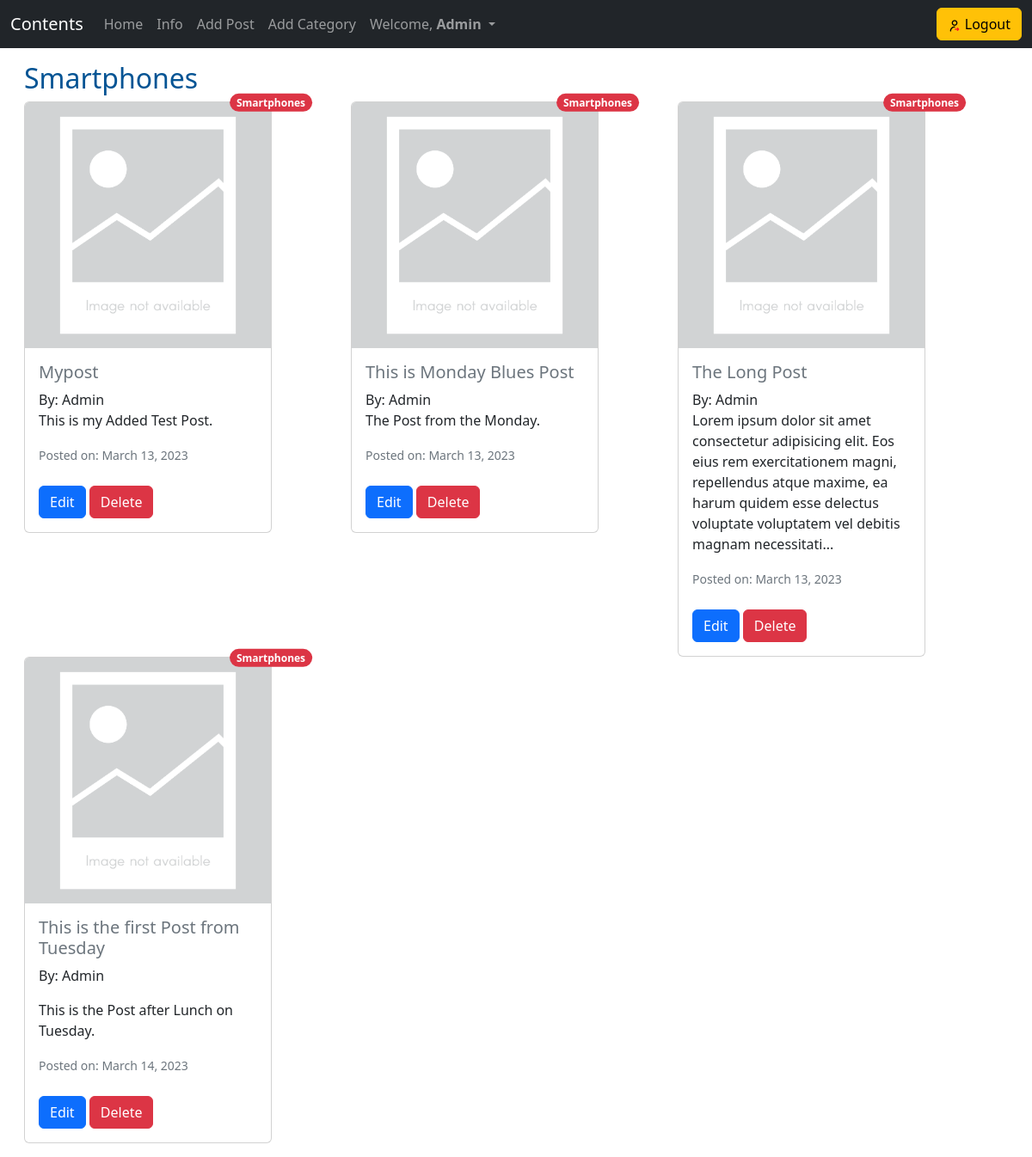
Page /categories/Smartphones (signed in) on the committed database.
### data_cont/models.py (models this page shows, shortened)
class Post(models.Model):
    title=models.CharField(max_length=255)
    header_image=models.ImageField(null=True, blank=True,upload_to='images/')
    author= models.ForeignKey(User, on_delete=models.CASCADE)
    body=RichTextField(blank=True,null=True)
    post_date = models.DateField(auto_now_add=True)
    category=models.CharField(max_length=255,default='Smartphones')
    likes=models.ManyToManyField(User,related_name='blog_posts')
    snippet=models.CharField(max_length=255)

### data_cont/views.py (the view)
# urls.py: path('categories/<str:cats>',views.CategoryView,name='categories'),
def CategoryView(request,cats):
    category_post=Post.objects.filter(category=cats)
    return render(request,'categories.html',{'cats':cats,'category_post':category_post})

### data_cont/templates/categories.html (shortened to what this page needs)
{% extends 'base.html' %}
{% load static %}
{% block content %}
{% if category_post %}
{% if user.is_authenticated %}
<div class="container my-3 mx-3">
    <h2 style="color: rgb(4, 84, 148);">{{cats}}</h2>
    <div class="row">
        {% for post in category_post %}
        <div class="col-md-4">
            <div class="card" style="width: 18rem;">
                {% if post.header_image %}
                <img src= "{{post.header_image.url}}">
                {% else %}
                <img src="{% static 'images/No-Photo-Available.png' %}"
                    class="card-img-top" alt="...">
                {% endif %}
                <span class="position-absolute top-0 start-100 translate-middle badge rounded-pill bg-danger">
                    {{post.category}}</span>
                <div class="card-body">
                    <h5 class="card-title text-muted">{{post.title}}</h5>
                    <p class="card-text">By: {{post.author}}<br>
                        {% if post.body|length > 200 %}
                        {{post.body | slice:"200" | safe}}...
                    </p>
                    {% else %}
                    {{post.body | slice:"200" | safe}}</p>
                    {% endif %}</p>
                    <small class="text-muted"> Posted on: {{post.post_date}}</small><br><br>
                    {% if user.id == post.author.id %}
                    <a href="{% url 'update_post' post.pk  %}" class="btn btn-primary">Edit</a>
                    <a href="{% url 'delete' post.pk  %}" class="btn btn-danger">Delete</a>
                    {% else %}
                    <small class="text-muted">Login for more options</small><br>
                    {% endif %}
                </div>
            </div>
        </div>
        {% endfor %}
    </div>
</div>
{% else %}
You are not allowed here.
{% endif %}
{% else %}
<h1>Sorry This Page Does not exist.</h1>
{% endif %}
{% endblock %}

### data_cont/templates/base.html (shortened to what this page needs)
{% load static %}
<!DOCTYPE html>
<html lang="en">
<head>
    <link href="{% static 'css/style.css' %}" rel="stylesheet">
    <link href="https://cdn.jsdelivr.net/npm/bootstrap@5.2.3/dist/css/bootstrap.min.css" rel="stylesheet">
    <link href="https://getbootstrap.com/docs/5.2/assets/css/docs.css" rel="stylesheet">
</head>
<body>
    <nav class="navbar navbar-expand-lg navbar-dark bg-dark">
        <div class="container-fluid">
            <a class="navbar-brand" href="home">Contents</a>
            <div class="collapse navbar-collapse" id="navbarSupportedContent">
                <ul class="navbar-nav me-auto mb-2 mb-lg-0">
                    <li class="nav-item">
                        <a class="nav-link " aria-current="page" href="{% url 'home' %}">Home</a>
                    </li>
                    {% if user.is_authenticated %}
                    <li class="nav-item ">
                        <a class="nav-link " href="{% url 'info' %}">Info</a>
                    </li>
                    <li class="nav-item ">
                        <a class="nav-link " href="{% url 'add_post' %}">Add Post</a>
                    </li>
                    {% if user.id == 1 %}
                    <li class="nav-item ">
                        <a class="nav-link " href="{% url 'add_category' %}">Add Category</a>
                    </li>
                    {% endif %}
                    <li class="nav-item dropdown">
                        <a class="nav-link dropdown-toggle" href="#" role="button" data-bs-toggle="dropdown"
                            aria-expanded="false">
                            Welcome, <b>{{request.user}}</b>
                        </a>
                    </li>
                </ul>
                <a class="nav-link " onclick="return confirm('Do you want to Logout?')" class="btn btn-danger"
                    href="{% url 'logout'  %}"> <button class="btn btn-warning" type="submit"><img
                            src="{% static 'images/logout.png' %}"> Logout</button>
                </a>
                {% endif %}
            </div>
        </div>
    </nav>
</body>
</html>
{% block content %}
{% endblock %}

### rows in the picture
Post: category "Smartphones", title "Mypost", author "Admin", body "This is my Added Test Post.", post_date "March 13, 2023", shows "Edit"
Post: category "Smartphones", title "This is Monday Blues Post", author "Admin", body "The Post from the Monday.", post_date "March 13, 2023", shows "Edit"
Post: category "Smartphones", title "The Long Post", author "Admin", body "Lorem ipsum dolor sit amet consectetur adipisicing elit. Eos eius rem exercitationem magni, repellendus atque maxime, ea harum quidem esse delectus voluptate voluptatem vel debitis magnam necessitati", post_date "March 13, 2023", shows "Edit"
Post: category "Smartphones", title "This is the first Post from Tuesday", author "Admin", body "This is the Post after Lunch on Tuesday.", post_date "March 14, 2023", shows "Edit"

### other values in the picture
{{ request.user }} "Admin"
{{ cats }} "Smartphones"
